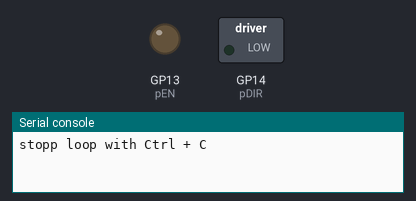
Bench run of a program on a simulated Raspberry Pi Pico running MicroPython. Parts: switched loads named in the program (green lamp = pin HIGH), output pins drawn as LEDs (lit = HIGH), the last lines printed to the serial console. Pins used as bus, display or sensor lines are not drawn.

Above: at 0.5 s.
At 3.0 s:
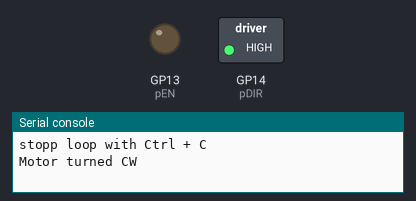
At 5.2 s:
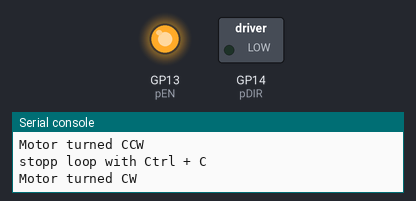
Timing chart, 0 to 8.1 s (numbered marks = the images above):
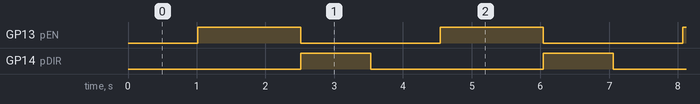

The program:

Pico-DRV8825.py
```python
#https://github.com/Axel-Germany/Micropython_Pico_DRV8825/edit/main/Pico-DRV8825.py
from time import sleep
from machine import Pin
#STEPPER CONECTION
#RESET both conected with 3.3V                             VMOT       12V+
#SLEEP both conected with 3.3V                             GROUND MOT 12V-
pSTEP = Pin(15, Pin.OUT)    # create output pin on GPIO16  B2 coilB red    NEMA14
pDIR = Pin(14, Pin.OUT)     # create output pin on GPIO17  B1 coilB blue   NEMA14
pEN = Pin(13, Pin.OUT)      # create output pin on GPIO18  A1 coilA black  NEMA14
#                                                          A2 coilA green  NEMA14
#                                                          GROUND LOGIC  conected to PICO-Ground

steps = 250 # number of steps
usDelay = 1000 # number of microseconds
uS = 0.000001 # one microsecond


pEN.off()  #EN off switches motor on


def turnsteppercw(Msteps):
    pEN.off()  #EN allows power to stepper
    pDIR.off()
    for i in range(Msteps):
        pSTEP.on()                 # set pin to high level
        sleep(uS * usDelay)
        pSTEP.off()                # set pin to lowlevel
        sleep(uS * usDelay)
    sleep(0.5)
    print("Motor turned CW")
    pEN.on()  #EN on takes power away from stepper
def turnstepperccw(Msteps):
    pDIR.on()
    pEN.off()  #EN allows power to stepper
    for i in range(Msteps):
        pSTEP.on()                 # set pin to high level
        sleep(uS * usDelay)
        pSTEP.off()                # set pin to low level
        sleep(uS * usDelay)
    sleep(0.5)
    print("Motor turned CCW")
    pEN.on()  #EN on takes power away from stepper
try: # Main program loop
    while True:
        print("stopp loop with Ctrl + C")
        turnsteppercw(steps)
        sleep(1.5)
        turnstepperccw(steps)

# Scavenging work after the end of the program
except KeyboardInterrupt:
    pEN.on()    #EN on switches power on motor of
    print("fertig")
```

Measured:
- by itself, GP13 (pEN): alternates HIGH for 1.5 s and LOW for 2.0 s
- by itself, GP14 (pDIR): alternates HIGH for 1.0 s and LOW for 2.5 s
- by itself, everything shown: repeats every 3.5 s, in 3 steps
